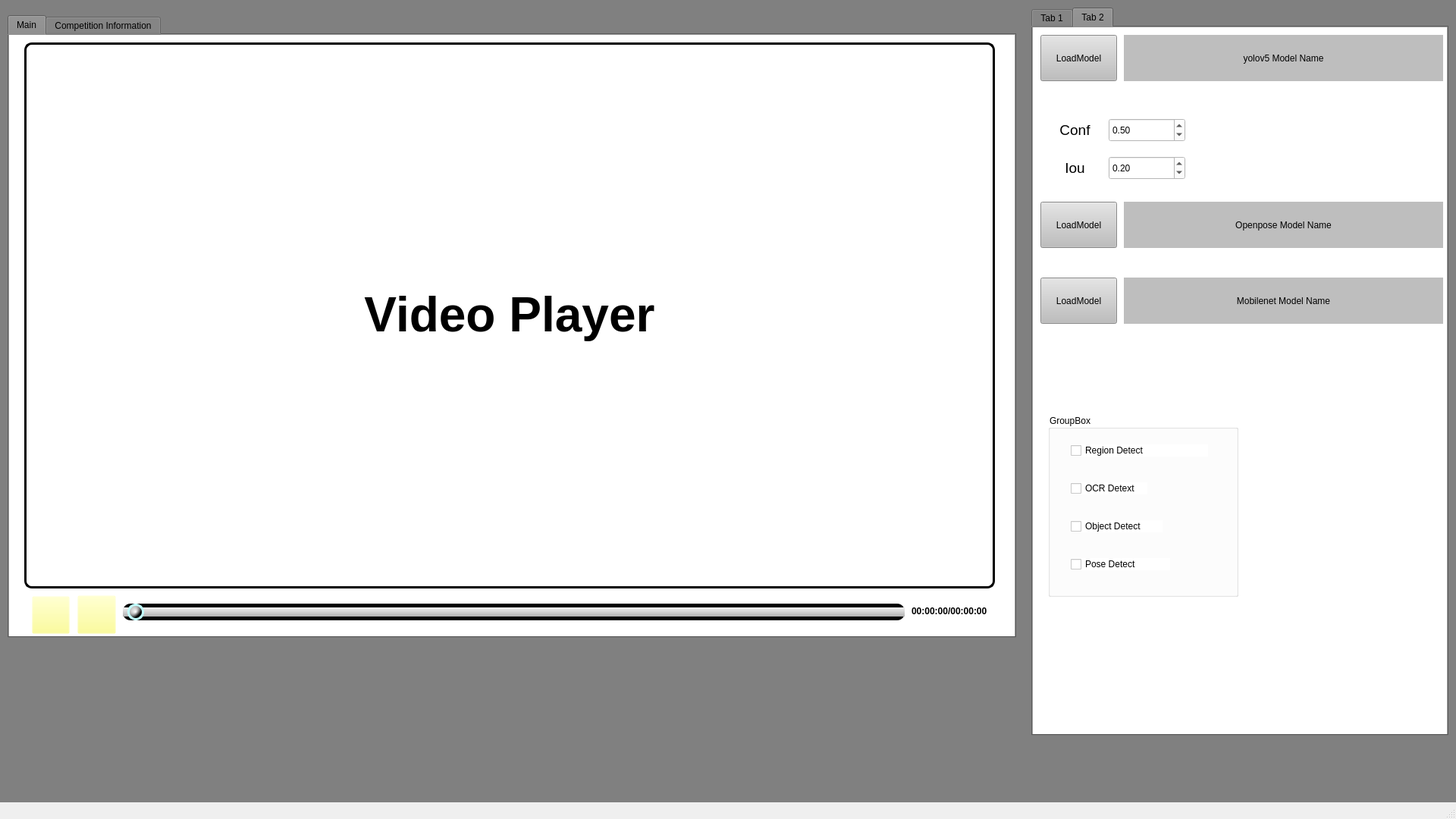
<?xml version="1.0" encoding="UTF-8"?>
<ui version="4.0">
 <class>MainWindow</class>
 <widget class="QMainWindow" name="MainWindow">
  <property name="geometry">
   <rect>
    <x>0</x>
    <y>0</y>
    <width>1920</width>
    <height>1080</height>
   </rect>
  </property>
  <property name="cursor">
   <cursorShape>ArrowCursor</cursorShape>
  </property>
  <property name="mouseTracking">
   <bool>false</bool>
  </property>
  <property name="windowTitle">
   <string>MainWindow</string>
  </property>
  <property name="styleSheet">
   <string notr="true">QSlider

{

    background-color: #ff00ff;

border-style: outset;

border-radius: 5px;

}</string>
  </property>
  <widget class="QWidget" name="centralwidget">
   <property name="styleSheet">
    <string notr="true">QWidget{background-color:GRAY}</string>
   </property>
   <widget class="QTabWidget" name="control_widget">
    <property name="geometry">
     <rect>
      <x>1360</x>
      <y>10</y>
      <width>550</width>
      <height>960</height>
     </rect>
    </property>
    <property name="toolTip">
     <string>&lt;html&gt;&lt;head/&gt;&lt;body&gt;&lt;p&gt;&lt;br/&gt;&lt;/p&gt;&lt;/body&gt;&lt;/html&gt;</string>
    </property>
    <property name="currentIndex">
     <number>1</number>
    </property>
    <property name="iconSize">
     <size>
      <width>16</width>
      <height>16</height>
     </size>
    </property>
    <widget class="QWidget" name="tab_load_file">
     <property name="styleSheet">
      <string notr="true">QWidget{background-color:white}</string>
     </property>
     <attribute name="title">
      <string>Tab 1</string>
     </attribute>
     <widget class="QLabel" name="label_filepath">
      <property name="geometry">
       <rect>
        <x>120</x>
        <y>10</y>
        <width>421</width>
        <height>61</height>
       </rect>
      </property>
      <property name="styleSheet">
       <string notr="true">QLabel{background-color:#BEBEBE}</string>
      </property>
      <property name="text">
       <string>File Name</string>
      </property>
      <property name="textFormat">
       <enum>Qt::PlainText</enum>
      </property>
      <property name="alignment">
       <set>Qt::AlignCenter</set>
      </property>
     </widget>
     <widget class="QPushButton" name="button_openfile">
      <property name="geometry">
       <rect>
        <x>10</x>
        <y>10</y>
        <width>101</width>
        <height>61</height>
       </rect>
      </property>
      <property name="styleSheet">
       <string notr="true">QPushButton{background-color:#BEBEBE}</string>
      </property>
      <property name="text">
       <string>Openfile</string>
      </property>
     </widget>
     <widget class="QLabel" name="shuttle_label">
      <property name="geometry">
       <rect>
        <x>20</x>
        <y>370</y>
        <width>512</width>
        <height>288</height>
       </rect>
      </property>
      <property name="styleSheet">
       <string notr="true">QLabel{background-color:WHITE;

border-style: outset;

border-radius: 10px;

border: 3px solid #000000;}</string>
      </property>
      <property name="text">
       <string>Shuttle</string>
      </property>
      <property name="alignment">
       <set>Qt::AlignCenter</set>
      </property>
     </widget>
     <widget class="QGroupBox" name="groupBox">
      <property name="geometry">
       <rect>
        <x>40</x>
        <y>100</y>
        <width>261</width>
        <height>221</height>
       </rect>
      </property>
      <property name="title">
       <string>Region Datect Model</string>
      </property>
      <widget class="QWidget" name="formLayoutWidget_2">
       <property name="geometry">
        <rect>
         <x>30</x>
         <y>20</y>
         <width>211</width>
         <height>181</height>
        </rect>
       </property>
       <layout class="QFormLayout" name="formLayout_2">
        <property name="horizontalSpacing">
         <number>10</number>
        </property>
        <property name="verticalSpacing">
         <number>50</number>
        </property>
        <property name="leftMargin">
         <number>10</number>
        </property>
        <property name="topMargin">
         <number>10</number>
        </property>
        <property name="rightMargin">
         <number>1</number>
        </property>
        <property name="bottomMargin">
         <number>1</number>
        </property>
        <item row="0" column="0">
         <widget class="QRadioButton" name="radioButton_CCOEFF">
          <property name="text">
           <string>CCOEFF</string>
          </property>
          <property name="checked">
           <bool>true</bool>
          </property>
         </widget>
        </item>
        <item row="0" column="1">
         <widget class="QRadioButton" name="radioButton_NORM_CCOEFF">
          <property name="text">
           <string>NORM_CCOEFF</string>
          </property>
         </widget>
        </item>
        <item row="1" column="0">
         <widget class="QRadioButton" name="radioButton_CCORR">
          <property name="text">
           <string>CCORR</string>
          </property>
         </widget>
        </item>
        <item row="2" column="0">
         <widget class="QRadioButton" name="radioButton_SQDIFF">
          <property name="text">
           <string>SQDIFF</string>
          </property>
          <property name="checked">
           <bool>false</bool>
          </property>
         </widget>
        </item>
        <item row="2" column="1">
         <widget class="QRadioButton" name="radioButton_NORM_SQDIFF">
          <property name="text">
           <string>NORM_SQDIFF</string>
          </property>
         </widget>
        </item>
        <item row="1" column="1">
         <widget class="QRadioButton" name="radioButton_NORM_CCORR">
          <property name="text">
           <string>NORM_CCORR</string>
          </property>
         </widget>
        </item>
       </layout>
      </widget>
     </widget>
    </widget>
    <widget class="QWidget" name="tab_load_model">
     <property name="styleSheet">
      <string notr="true">QWidget{background-color:white}</string>
     </property>
     <attribute name="title">
      <string>Tab 2</string>
     </attribute>
     <widget class="QPushButton" name="button_openmodel">
      <property name="geometry">
       <rect>
        <x>10</x>
        <y>10</y>
        <width>101</width>
        <height>61</height>
       </rect>
      </property>
      <property name="styleSheet">
       <string notr="true">QPushButton{background-color:#BEBEBE}</string>
      </property>
      <property name="text">
       <string>LoadModel</string>
      </property>
     </widget>
     <widget class="QLabel" name="label_model_name">
      <property name="geometry">
       <rect>
        <x>120</x>
        <y>10</y>
        <width>421</width>
        <height>61</height>
       </rect>
      </property>
      <property name="styleSheet">
       <string notr="true">QLabel{background-color:#BEBEBE}</string>
      </property>
      <property name="text">
       <string>yolov5 Model Name</string>
      </property>
      <property name="textFormat">
       <enum>Qt::PlainText</enum>
      </property>
      <property name="alignment">
       <set>Qt::AlignCenter</set>
      </property>
     </widget>
     <widget class="QDoubleSpinBox" name="SpinBox_Conf">
      <property name="geometry">
       <rect>
        <x>100</x>
        <y>120</y>
        <width>101</width>
        <height>31</height>
       </rect>
      </property>
      <property name="maximum">
       <double>0.990000000000000</double>
      </property>
      <property name="singleStep">
       <double>0.010000000000000</double>
      </property>
      <property name="value">
       <double>0.500000000000000</double>
      </property>
     </widget>
     <widget class="QLabel" name="label">
      <property name="geometry">
       <rect>
        <x>30</x>
        <y>120</y>
        <width>51</width>
        <height>31</height>
       </rect>
      </property>
      <property name="text">
       <string>&lt;html&gt;&lt;head/&gt;&lt;body&gt;&lt;p align=&quot;center&quot;&gt;&lt;span style=&quot; font-size:14pt;&quot;&gt;Conf&lt;/span&gt;&lt;/p&gt;&lt;/body&gt;&lt;/html&gt;</string>
      </property>
     </widget>
     <widget class="QLabel" name="label_2">
      <property name="geometry">
       <rect>
        <x>30</x>
        <y>170</y>
        <width>51</width>
        <height>31</height>
       </rect>
      </property>
      <property name="text">
       <string>&lt;html&gt;&lt;head/&gt;&lt;body&gt;&lt;p align=&quot;center&quot;&gt;&lt;span style=&quot; font-size:14pt;&quot;&gt;Iou&lt;/span&gt;&lt;/p&gt;&lt;/body&gt;&lt;/html&gt;</string>
      </property>
     </widget>
     <widget class="QDoubleSpinBox" name="SpinBox_Iou">
      <property name="geometry">
       <rect>
        <x>100</x>
        <y>170</y>
        <width>101</width>
        <height>31</height>
       </rect>
      </property>
      <property name="maximum">
       <double>0.990000000000000</double>
      </property>
      <property name="singleStep">
       <double>0.010000000000000</double>
      </property>
      <property name="value">
       <double>0.200000000000000</double>
      </property>
     </widget>
     <widget class="QGroupBox" name="groupBox_2">
      <property name="geometry">
       <rect>
        <x>20</x>
        <y>510</y>
        <width>251</width>
        <height>241</height>
       </rect>
      </property>
      <property name="title">
       <string>GroupBox</string>
      </property>
      <widget class="QCheckBox" name="checkBox_Region">
       <property name="geometry">
        <rect>
         <x>30</x>
         <y>40</y>
         <width>181</width>
         <height>16</height>
        </rect>
       </property>
       <property name="text">
        <string>Region Detect</string>
       </property>
      </widget>
      <widget class="QCheckBox" name="checkBox_OCR">
       <property name="geometry">
        <rect>
         <x>30</x>
         <y>90</y>
         <width>101</width>
         <height>16</height>
        </rect>
       </property>
       <property name="text">
        <string>OCR Detext</string>
       </property>
      </widget>
      <widget class="QCheckBox" name="checkBox_Object">
       <property name="geometry">
        <rect>
         <x>30</x>
         <y>140</y>
         <width>121</width>
         <height>16</height>
        </rect>
       </property>
       <property name="text">
        <string>Object Detect</string>
       </property>
      </widget>
      <widget class="QCheckBox" name="checkBox_Pose">
       <property name="geometry">
        <rect>
         <x>30</x>
         <y>190</y>
         <width>131</width>
         <height>16</height>
        </rect>
       </property>
       <property name="text">
        <string>Pose Detect</string>
       </property>
      </widget>
     </widget>
     <widget class="QPushButton" name="button_openposemodel">
      <property name="geometry">
       <rect>
        <x>10</x>
        <y>230</y>
        <width>101</width>
        <height>61</height>
       </rect>
      </property>
      <property name="styleSheet">
       <string notr="true">QPushButton{background-color:#BEBEBE}</string>
      </property>
      <property name="text">
       <string>LoadModel</string>
      </property>
     </widget>
     <widget class="QLabel" name="label_pose_model_name">
      <property name="geometry">
       <rect>
        <x>120</x>
        <y>230</y>
        <width>421</width>
        <height>61</height>
       </rect>
      </property>
      <property name="styleSheet">
       <string notr="true">QLabel{background-color:#BEBEBE}</string>
      </property>
      <property name="text">
       <string>Openpose Model Name</string>
      </property>
      <property name="textFormat">
       <enum>Qt::PlainText</enum>
      </property>
      <property name="alignment">
       <set>Qt::AlignCenter</set>
      </property>
     </widget>
     <widget class="QPushButton" name="button_mobilenetmodel">
      <property name="geometry">
       <rect>
        <x>10</x>
        <y>330</y>
        <width>101</width>
        <height>61</height>
       </rect>
      </property>
      <property name="styleSheet">
       <string notr="true">QPushButton{background-color:#BEBEBE}</string>
      </property>
      <property name="text">
       <string>LoadModel</string>
      </property>
     </widget>
     <widget class="QLabel" name="label_mobilenet_model_name">
      <property name="geometry">
       <rect>
        <x>120</x>
        <y>330</y>
        <width>421</width>
        <height>61</height>
       </rect>
      </property>
      <property name="styleSheet">
       <string notr="true">QLabel{background-color:#BEBEBE}</string>
      </property>
      <property name="text">
       <string>Mobilenet Model Name</string>
      </property>
      <property name="textFormat">
       <enum>Qt::PlainText</enum>
      </property>
      <property name="alignment">
       <set>Qt::AlignCenter</set>
      </property>
     </widget>
    </widget>
   </widget>
   <widget class="QTabWidget" name="vision_widget">
    <property name="geometry">
     <rect>
      <x>10</x>
      <y>20</y>
      <width>1330</width>
      <height>821</height>
     </rect>
    </property>
    <property name="currentIndex">
     <number>0</number>
    </property>
    <widget class="QWidget" name="Main_player">
     <property name="styleSheet">
      <string notr="true">QWidget{background-color:white}</string>
     </property>
     <attribute name="title">
      <string>Main</string>
     </attribute>
     <widget class="QLabel" name="label_videoframe">
      <property name="geometry">
       <rect>
        <x>20</x>
        <y>10</y>
        <width>1280</width>
        <height>720</height>
       </rect>
      </property>
      <property name="styleSheet">
       <string notr="true">QLabel{background-color:WHITE;

border-style: outset;

border-radius: 10px;

border: 3px solid #000000;}</string>
      </property>
      <property name="text">
       <string>&lt;html&gt;&lt;head/&gt;&lt;body&gt;&lt;p&gt;&lt;span style=&quot; font-size:48pt; font-weight:600;&quot;&gt;Video Player&lt;/span&gt;&lt;/p&gt;&lt;/body&gt;&lt;/html&gt;</string>
      </property>
      <property name="scaledContents">
       <bool>false</bool>
      </property>
      <property name="alignment">
       <set>Qt::AlignCenter</set>
      </property>
     </widget>
     <widget class="QSlider" name="slider_videoframe">
      <property name="geometry">
       <rect>
        <x>150</x>
        <y>750</y>
        <width>1031</width>
        <height>22</height>
       </rect>
      </property>
      <property name="styleSheet">
       <string notr="true">QSlider

{

    background-color: #000000;

border-style: outset;

border-radius: 10px;

}
QSlider::groove:horizontal

{
height: 12px;

background: qlineargradient(x1:0, y1:0, x2:0, y2:1, stop:0 #f1f1f1, stop:1 #b1b1b1);

margin: 3px 0

}
QSlider::handle:horizontal

{

background: QRadialGradient(cx:0, cy:0, radius: 1, fx:0.5, fy:0.5, stop:0 white, stop:1 black);

width: 16px;

height: 16px;

margin: -5px 6px -5px 6px;

border-radius:11px;

border: 3px solid #c1ffff;

}

</string>
      </property>
      <property name="orientation">
       <enum>Qt::Horizontal</enum>
      </property>
     </widget>
     <widget class="QLabel" name="label_framecnt">
      <property name="geometry">
       <rect>
        <x>1190</x>
        <y>750</y>
        <width>111</width>
        <height>21</height>
       </rect>
      </property>
      <property name="styleSheet">
       <string notr="true"/>
      </property>
      <property name="text">
       <string>&lt;html&gt;&lt;head/&gt;&lt;body&gt;&lt;p&gt;&lt;span style=&quot; font-weight:600; color:#000000;&quot;&gt;00:00:00/00:00:00&lt;/span&gt;&lt;/p&gt;&lt;/body&gt;&lt;/html&gt;</string>
      </property>
     </widget>
     <widget class="QPushButton" name="button_play">
      <property name="geometry">
       <rect>
        <x>90</x>
        <y>739</y>
        <width>51</width>
        <height>51</height>
       </rect>
      </property>
      <property name="styleSheet">
       <string notr="true">QPushButton{background-color:rgba(255, 255, 127, 0)}</string>
      </property>
      <property name="text">
       <string/>
      </property>
      <property name="icon">
       <iconset>
        <normaloff>../icon/play.png</normaloff>../icon/play.png</iconset>
      </property>
      <property name="iconSize">
       <size>
        <width>40</width>
        <height>40</height>
       </size>
      </property>
     </widget>
     <widget class="QPushButton" name="button_stop">
      <property name="geometry">
       <rect>
        <x>30</x>
        <y>740</y>
        <width>50</width>
        <height>50</height>
       </rect>
      </property>
      <property name="styleSheet">
       <string notr="true">QPushButton{background-color:rgba(255, 255, 127, 0)}</string>
      </property>
      <property name="text">
       <string/>
      </property>
      <property name="icon">
       <iconset>
        <normaloff>../icon/restart.png</normaloff>../icon/restart.png</iconset>
      </property>
      <property name="iconSize">
       <size>
        <width>40</width>
        <height>40</height>
       </size>
      </property>
     </widget>
    </widget>
    <widget class="QWidget" name="RGB_player">
     <property name="styleSheet">
      <string notr="true">QWidget{background-color:white}</string>
     </property>
     <attribute name="title">
      <string>Competition Information</string>
     </attribute>
     <widget class="QTableWidget" name="tableWidget">
      <property name="geometry">
       <rect>
        <x>10</x>
        <y>10</y>
        <width>1291</width>
        <height>771</height>
       </rect>
      </property>
      <column>
       <property name="text">
        <string>Time</string>
       </property>
      </column>
      <column>
       <property name="text">
        <string>Player1</string>
       </property>
      </column>
      <column>
       <property name="text">
        <string>Player2</string>
       </property>
      </column>
      <column>
       <property name="text">
        <string>First</string>
       </property>
      </column>
      <column>
       <property name="text">
        <string>Second</string>
       </property>
      </column>
      <column>
       <property name="text">
        <string>Third</string>
       </property>
      </column>
      <column>
       <property name="text">
        <string>Match_Score</string>
       </property>
      </column>
     </widget>
    </widget>
   </widget>
  </widget>
  <widget class="QMenuBar" name="menubar">
   <property name="geometry">
    <rect>
     <x>0</x>
     <y>0</y>
     <width>1920</width>
     <height>21</height>
    </rect>
   </property>
  </widget>
  <widget class="QStatusBar" name="statusbar"/>
 </widget>
 <tabstops>
  <tabstop>button_stop</tabstop>
  <tabstop>button_play</tabstop>
  <tabstop>slider_videoframe</tabstop>
  <tabstop>vision_widget</tabstop>
  <tabstop>button_openfile</tabstop>
  <tabstop>control_widget</tabstop>
 </tabstops>
 <resources/>
 <connections/>
</ui>
